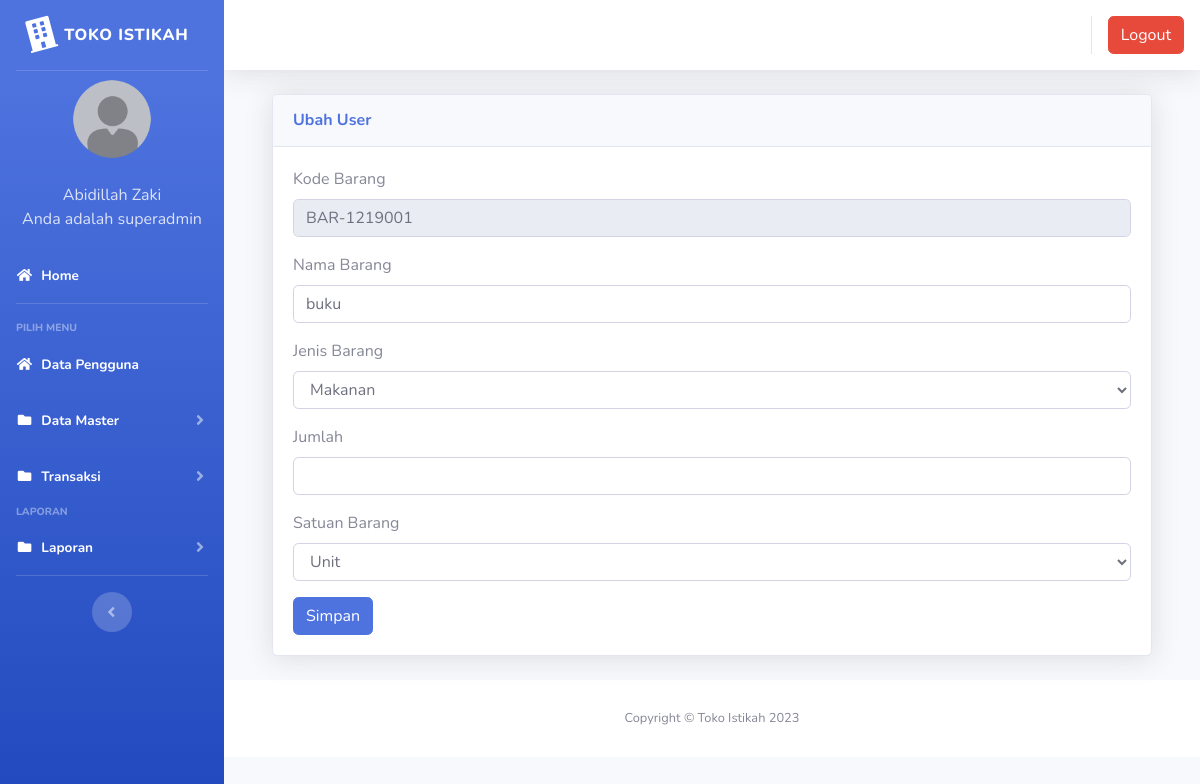
Page /index3.php?page=gudang&aksi=ubahgudang&kode_barang=BAR-1219001 (signed in) on the committed database.
### tables this page shows
CREATE TABLE `users` (
  `id` int(11) NOT NULL,
  `nik` varchar(11) NOT NULL,
  `nama` varchar(100) NOT NULL,
  `alamat` varchar(200) NOT NULL,
  `telepon` varchar(100) NOT NULL,
  `username` varchar(100) NOT NULL,
  `password` varchar(100) NOT NULL,
  `level` varchar(25) NOT NULL DEFAULT 'member',
  `foto` varchar(25) NOT NULL
);

CREATE TABLE `gudang` (
  `id` int(11) NOT NULL,
  `kode_barang` varchar(100) NOT NULL,
  `nama_barang` varchar(100) NOT NULL,
  `jenis_barang` varchar(100) NOT NULL,
  `jumlah` varchar(250) NOT NULL,
  `satuan` varchar(100) NOT NULL
);

### page/gudang/ubahgudang.php (the view, shortened to what this page needs)
<?php
 $kode_barang = $_GET['kode_barang'];
 $sql2 = $koneksi->query("select * from gudang where kode_barang = '$kode_barang'");
 $tampil = $sql2->fetch_assoc();
 ?>
  <div class="container-fluid">
          <div class="card shadow mb-4">
            <div class="card-header py-3">
              <h6 class="m-0 font-weight-bold text-primary">Ubah User</h6>
            </div>
            <div class="card-body">
              <div class="table-responsive">
							<div class="body">
							<form method="POST" enctype="multipart/form-data">
							<label for="">Kode Barang</label>
                            <div class="form-group">
                               <div class="form-line">
                                  <input type="text" name="kode_barang" class="form-control" id="kode_barang" value="<?php echo $tampil['kode_barang']; ?>" readonly />
							</div>
                            </div>
							<label for="">Nama Barang</label>
                            <div class="form-group">
                               <div class="form-line">
                                <input type="text" name="nama_barang" value="<?php echo $tampil['nama_barang']; ?>" class="form-control" />
							</div>
                            </div>
						<label for="">Jenis Barang</label>
                            <div class="form-group">
                               <div class="form-line">
                                <select name="jenis_barang" value="<?php echo $tampil['jenis_barang'];?>" class="form-control" />
								<?php
								$sql = $koneksi -> query("select * from jenis_barang order by id");
								while ($data=$sql->fetch_assoc()) {
									echo "<option value='$data[id].$data[jenis_barang]'>$data[jenis_barang]</option>";
								}
								?>
							</div>
                            </div>
							<label for="">Jumlah</label>
                            <div class="form-group">
                               <div class="form-line">
                                <input type="text" name="jumlah" class="form-control" id="jumlah" value="<?php echo $jumlah; ?>" />
							</div>
                            </div>
							<label for="">Satuan Barang</label>
                            <div class="form-group">
                               <div class="form-line">
                                <select name="satuan" value="<?php echo $tampil['satuan'];?>" class="form-control" />
								<?php
								$sql = $koneksi -> query("select * from satuan order by id");
								while ($data=$sql->fetch_assoc()) {
									echo "<option value='$data[id].$data[satuan]'>$data[satuan]</option>";
								}
								?>
							</div>
                            </div>
							<input type="submit" name="simpan" value="Simpan" class="btn btn-primary">
							</form>

### index3.php (shortened to what this page needs)
<?php
	$koneksi = new mysqli("localhost","root","","inventori");
	?>
<!DOCTYPE html>
<html lang="en">
<head>
  <link href="vendor/fontawesome-free/css/all.min.css" rel="stylesheet" type="text/css">
  <link href="css/sb-admin-2.min.css" rel="stylesheet">
  <link href="vendor/datatables/dataTables.bootstrap4.min.css" rel="stylesheet">
</head>
<body id="page-top">
  <div id="wrapper">
    <ul class="navbar-nav bg-gradient-primary sidebar sidebar-dark accordion" id="accordionSidebar">
      <a class="sidebar-brand d-flex align-items-center justify-content-center" href="index3.php">
        <div class="sidebar-brand-icon rotate-n-15">
          <i class="fas fa-building"></i>
        </div>
        <div class="sidebar-brand-text mx-2">TOKO ISTIKAH</div>
      </a>
      <hr class="sidebar-divider my-0">
 <?php
   if ($_SESSION['superadmin']) {
	   $user = $_SESSION['superadmin'];
   }
   $sql =$koneksi->query("select * from users where id='$user'");
   $data = $sql->fetch_assoc();
   ?>
    <li class="d-flex align-items-center justify-content-center">
        <a class="nav-link">
		 <img src="img/<?php echo $data['foto']?>" class="img-circle" width="80" alt="User"/></a>
	  </li>
		 <li class="nav-item ">
        <a class="nav-link">
         	<div class="d-flex align-items-center justify-content-center" class="name">  <?php echo  $data['nama'];?></div></font>
			<div class="d-flex align-items-center justify-content-center" class="email">Anda adalah <?php echo $data['level'];?></div>
		 </a>
      </li>
      <li class="nav-item active">
        <a class="nav-link" href="?page=home3">
          <i class="fas fa-fw fa-home"></i>
          <span>Home</span></a>
      </li>
      <hr class="sidebar-divider">
      <div class="sidebar-heading">
        Pilih Menu
      </div>
	    <li class="nav-item active">
        <a class="nav-link" href="?page=pengguna">
          <i class="fas fa-fw fa-home"></i>
          <span>Data Pengguna</span></a>
      </li>
	   <li class="nav-item active">
        <a class="nav-link collapsed" href="#" data-toggle="collapse" data-target="#collapseData" aria-expanded="true" aria-controls="collapseData">
          <i class="fas fa-fw fa-folder"></i>
          <span>Data Master</span>
        </a>
      </li>
	    <li class="nav-item active">
        <a class="nav-link collapsed" href="#" data-toggle="collapse" data-target="#collapsePages" aria-expanded="true" aria-controls="collapsePages">
          <i class="fas fa-fw fa-folder"></i>
          <span>Transaksi</span>
        </a>
      </li>
      <div class="sidebar-heading">
        Laporan
      </div>
	     <li class="nav-item active">
        <a class="nav-link collapsed" href="#" data-toggle="collapse" data-target="#collapseLaporan" aria-expanded="true" aria-controls="collapseLaporan">
          <i class="fas fa-fw fa-folder"></i>
          <span>Laporan</span>
        </a>
      </li>
      <hr class="sidebar-divider d-none d-md-block">
      <div class="text-center d-none d-md-inline">
        <button class="rounded-circle border-0" id="sidebarToggle"></button>
      </div>
    </ul>
    <div id="content-wrapper" class="d-flex flex-column">
      <div id="content">
        <nav class="navbar navbar-expand navbar-light bg-white topbar mb-4 static-top shadow">
          <ul class="navbar-nav ml-auto">
            <li class="nav-item dropdown no-arrow">
			 <div class="top-menu">
        <ul class="nav pull-right top-menu">
           <li><a onclick="return confirm('Apakah anda yakin akan logout?')" class="btn btn-danger" class="logout" href="logout.php">Logout</a></li>
        </ul>
      </div>
            </li>
          </ul>
        </nav>
        <div class="container-fluid">
		 <section class="content">
		      <?php
			   $page = $_GET['page'];
			   $aksi = $_GET['aksi'];
				if ($page == "gudang") {
				    if ($aksi == "ubahgudang") {
					   include "page/gudang/ubahgudang.php";
				   }
				}
			   ?>
    </section>
</div>
      <footer class="sticky-footer bg-white">
        <div class="container my-auto">
          <div class="copyright text-center my-auto">
            <span>Copyright &copy; Toko Istikah 2023</span>
          </div>
        </div>
      </footer>
    </div>
  </div>
  </div>
</body>
</html>

### rows in the picture
users: foto (placeholder picture), nama "Abidillah Zaki", level "superadmin"
gudang: kode_barang "BAR-1219001", nama_barang "buku"

### other values in the picture
form field jenis_barang "Makanan"
form field satuan "Unit"
